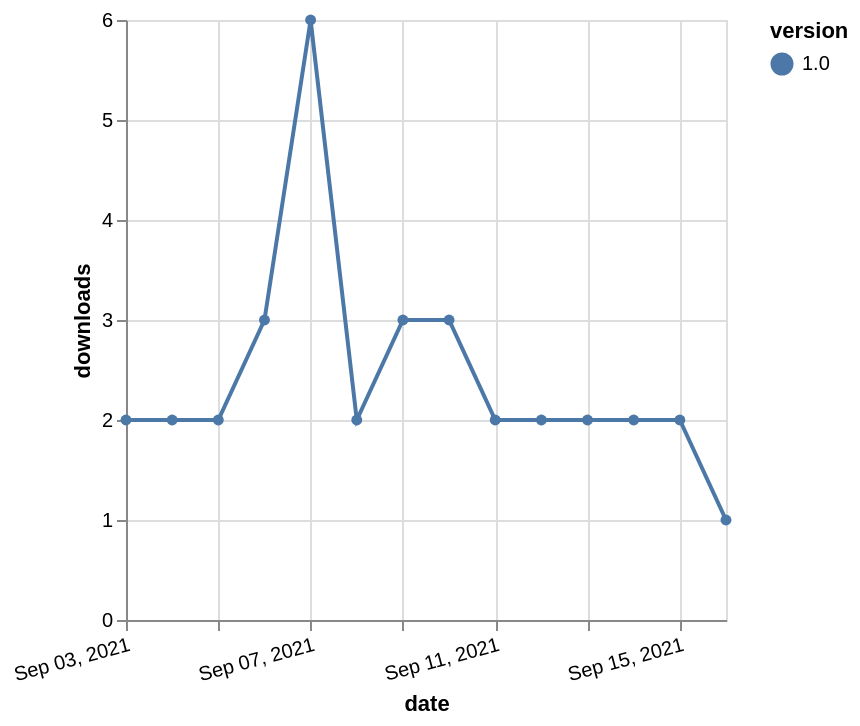

Vega-Lite specification for this chart:
### Vega-Lite specification from a JSON file in a GitHub repository (floating-point values rounded to 4 significant figures)
{"$schema": "https://vega.github.io/schema/vega-lite/v5.json", "description": "A simple bar chart with embedded data.", "data": {"values": [{"date": "2021-09-03", "total": 2849, "delta": 2, "version": "1.0"}, {"date": "2021-09-04", "total": 2851, "delta": 2, "version": "1.0"}, {"date": "2021-09-05", "total": 2853, "delta": 2, "version": "1.0"}, {"date": "2021-09-06", "total": 2856, "delta": 3, "version": "1.0"}, {"date": "2021-09-07", "total": 2862, "delta": 6, "version": "1.0"}, {"date": "2021-09-08", "total": 2864, "delta": 2, "version": "1.0"}, {"date": "2021-09-09", "total": 2867, "delta": 3, "version": "1.0"}, {"date": "2021-09-10", "total": 2870, "delta": 3, "version": "1.0"}, {"date": "2021-09-11", "total": 2872, "delta": 2, "version": "1.0"}, {"date": "2021-09-12", "total": 2874, "delta": 2, "version": "1.0"}, {"date": "2021-09-13", "total": 2876, "delta": 2, "version": "1.0"}, {"date": "2021-09-14", "total": 2878, "delta": 2, "version": "1.0"}, {"date": "2021-09-15", "total": 2880, "delta": 2, "version": "1.0"}, {"date": "2021-09-16", "total": 2881, "delta": 1, "version": "1.0"}]}, "width": "container", "mark": {"type": "line", "point": {"filled": true}}, "encoding": {"x": {"field": "date", "type": "temporal", "timeUnit": "yearmonthdate", "title": "date", "axis": {"labelAngle": -15}}, "y": {"field": "delta", "type": "quantitative", "title": "downloads"}, "color": {"field": "version", "type": "nominal"}, "tooltip": {"field": "delta"}}}
